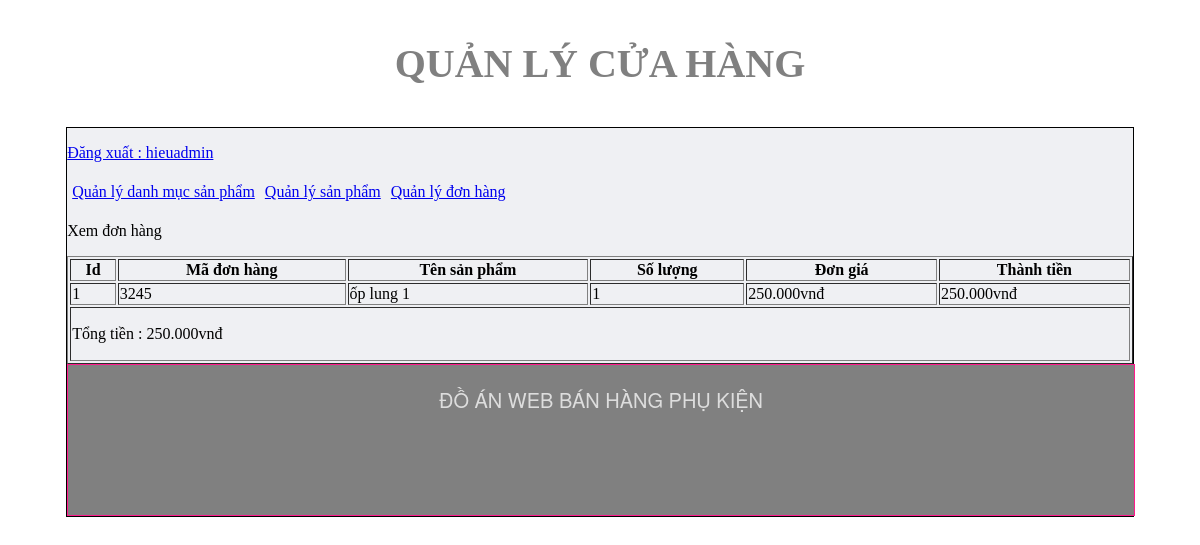
Screenshot of /admincp/index.php?action=donhang&query=xemdonhang&code=3245 (signed in) with the database file from the repository.
### tables this page shows
CREATE TABLE `tbl_cart_details` (
  `id_cart_details` int(11) NOT NULL,
  `code_cart` varchar(10) NOT NULL,
  `id_sanpham` int(11) NOT NULL,
  `soluongmua` int(11) NOT NULL
);

CREATE TABLE `tbl_sanpham` (
  `id_sanpham` int(11) NOT NULL,
  `tensanpham` varchar(250) NOT NULL,
  `masp` varchar(100) NOT NULL,
  `giasp` varchar(50) NOT NULL,
  `soluong` int(11) NOT NULL,
  `hinhanh` varchar(50) NOT NULL,
  `tomtat` text NOT NULL,
  `noidung` text NOT NULL,
  `tinhtrang` int(11) NOT NULL,
  `id_danhmuc` int(11) NOT NULL
);

### admincp/modules/quanlydonhang/xemdonhang.php (the view)
<p>Xem đơn hàng</p>
<?php
	$code = $_GET['code'];
	$sql_lietke_dh = "SELECT * FROM tbl_cart_details,tbl_sanpham WHERE tbl_cart_details.id_sanpham=tbl_sanpham.id_sanpham AND tbl_cart_details.code_cart='".$code."' ORDER BY tbl_cart_details.id_cart_details DESC";
	$query_lietke_dh = mysqli_query($mysqli,$sql_lietke_dh);
?>
<table style="width:100%" border="1" style="border-collapse: collapse;">
  <tr>
  	<th>Id</th>
    <th>Mã đơn hàng</th>
    <th>Tên sản phẩm</th>
    <th>Số lượng</th>
    <th>Đơn giá</th>
    <th>Thành tiền</th>
  </tr>
  <?php
  $i = 0;
  $tongtien = 0;
  while($row = mysqli_fetch_array($query_lietke_dh)){
  	$i++;
  	$thanhtien = $row['giasp']*$row['soluongmua'];
  	$tongtien += $thanhtien ;
  ?>
  <tr>
  	<td><?php echo $i ?></td>
    <td><?php echo $row['code_cart'] ?></td>
    <td><?php echo $row['tensanpham'] ?></td>
    <td><?php echo $row['soluongmua'] ?></td>
    <td><?php echo number_format($row['giasp'],0,',','.').'vnđ' ?></td>
    <td><?php echo number_format($thanhtien,0,',','.').'vnđ' ?></td>
  </tr>
  <?php
  }
  ?>
  <tr>
  	<td colspan="6">
   		<p>Tổng tiền : <?php echo number_format($tongtien,0,',','.').'vnđ' ?></p>
   	</td>
  </tr>
</table>

### rows the page displays
tbl_cart_details: code_cart "3245", id_sanpham.tensanpham "ốp lung 1", soluongmua "1", id_sanpham.giasp "250.000", thanhtien "250.000"

### other values shown
$_SESSION['dangnhap'] "hieuadmin"
$tongtien "250.000"
